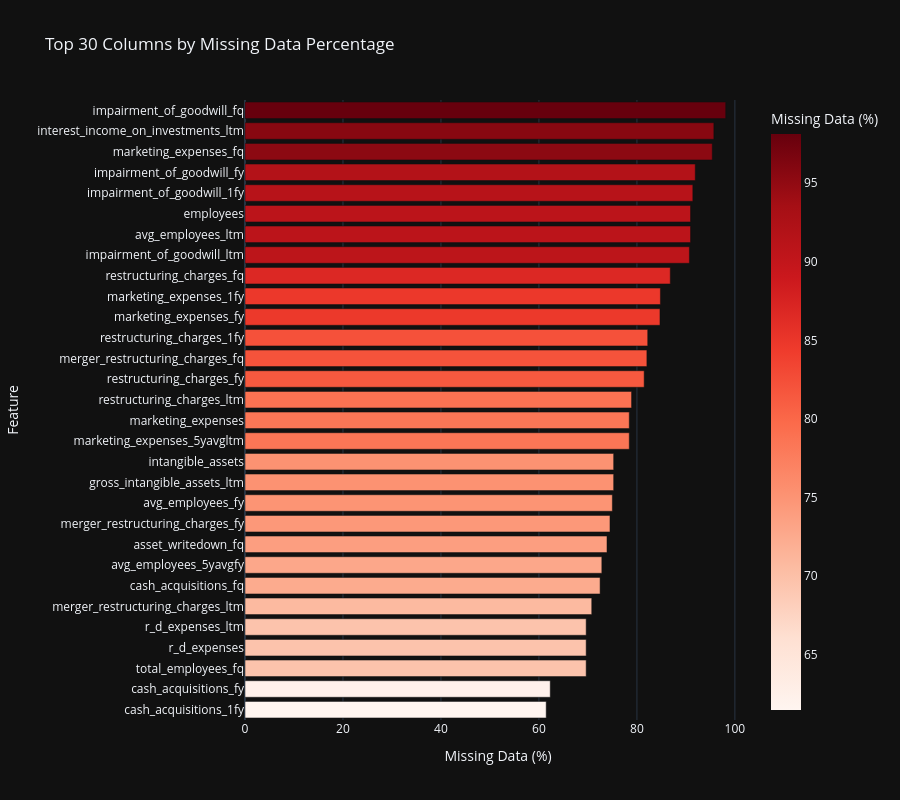
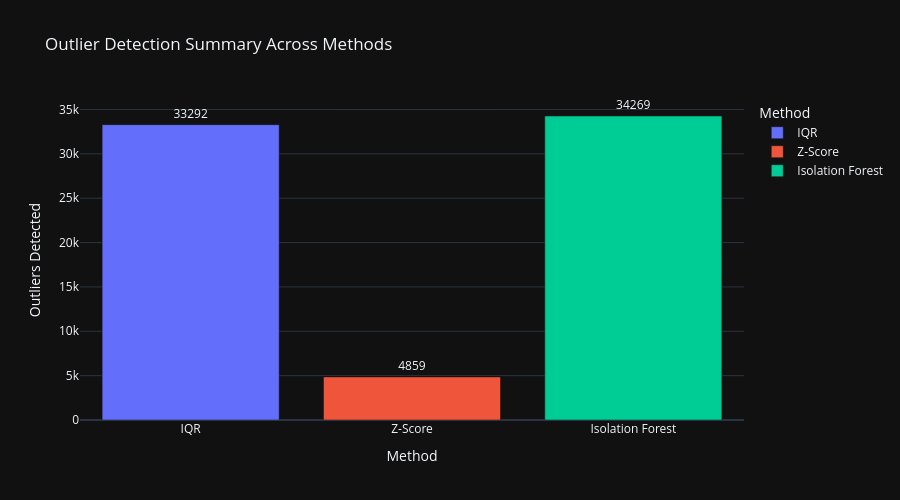
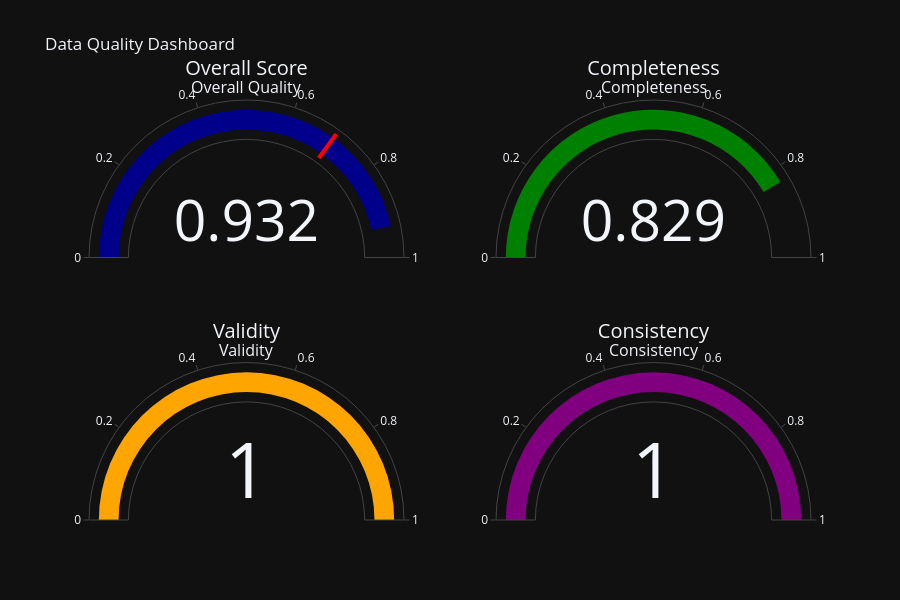

Notebook source saved alongside these figures, in order:
### Code cell
# 📊 Interactive Data Quality Visualizations
print("\n📊 Creating Interactive Data Quality Visualizations...")

# Note: Output directories already created at initialization (all Phase 9.1-9.8 subdirectories)

# 1. Missing Value Heatmap (Interactive Plotly)
missing_pct = (all_stocks_winsorized.isnull().sum() / len(all_stocks_winsorized) * 100).sort_values(ascending=False)
missing_df = pd.DataFrame({
    'Column': missing_pct.index,
    'Missing %': missing_pct.values
    }).head(30)

fig_missing = px.bar(
        missing_df,
        x='Missing %',
        y='Column',
        orientation='h',
        title='Top 30 Columns by Missing Data Percentage',
        labels={'Missing %': 'Missing Data (%)', 'Column': 'Feature'},
        color='Missing %',
        color_continuous_scale='Reds',
        height=800
        )
fig_missing.update_layout(yaxis={'categoryorder': 'total ascending'})
fig_missing.show()

# Save as HTML for interactive viewing
fig_missing.write_html(OUTPUT_DIR / "eda" / "missing_values_heatmap.html")
print(f"✓ Saved: {OUTPUT_DIR / 'eda' / 'missing_values_heatmap.html'}")

# 2. Outlier Detection Summary (Interactive Bar Chart)
outlier_summary = pd.DataFrame({
    'Method': ['IQR', 'Z-Score', 'Isolation Forest'],
    'Outliers Detected': [total_iqr, total_zscore, total_iforest],
    'Columns Analyzed': [len(outliers_iqr), len(outliers_zscore), len(outliers_iforest)]
    })

fig_outliers = px.bar(
        outlier_summary,
        x='Method',
        y='Outliers Detected',
        title='Outlier Detection Summary Across Methods',
        color='Method',
        text='Outliers Detected',
        height=500
        )
fig_outliers.update_traces(texttemplate='%{text}', textposition='outside')
fig_outliers.show()
fig_outliers.write_html(OUTPUT_DIR / "eda" / "outlier_detection_summary.html")
print(f"✓ Saved: {OUTPUT_DIR / 'eda' / 'outlier_detection_summary.html'}")

# 3. Data Quality Score Dashboard (Gauge Charts)
fig_quality = make_subplots(
        rows=2, cols=2,
        specs=[[{'type': 'indicator'}, {'type': 'indicator'}],
               [{'type': 'indicator'}, {'type': 'indicator'}]],
        subplot_titles=('Overall Quality', 'Completeness', 'Validity', 'Consistency')
        )

fig_quality.add_trace(go.Indicator(
        mode="gauge+number",
        value=quality_report.overall_score,
        title={'text': "Overall Score"},
        gauge={'axis': {'range': [0, 1]},
               'bar': {'color': "darkblue"},
               'threshold': {'line': {'color': "red", 'width': 4}, 'thickness': 0.75, 'value': 0.7}}
        ), row=1, col=1)

fig_quality.add_trace(go.Indicator(
        mode="gauge+number",
        value=quality_report.completeness_score,
        title={'text': "Completeness"},
        gauge={'axis': {'range': [0, 1]}, 'bar': {'color': "green"}}
        ), row=1, col=2)

fig_quality.add_trace(go.Indicator(
        mode="gauge+number",
        value=quality_report.validity_score,
        title={'text': "Validity"},
        gauge={'axis': {'range': [0, 1]}, 'bar': {'color': "orange"}}
        ), row=2, col=1)

fig_quality.add_trace(go.Indicator(
        mode="gauge+number",
        value=quality_report.consistency_score,
        title={'text': "Consistency"},
        gauge={'axis': {'range': [0, 1]}, 'bar': {'color': "purple"}}
        ), row=2, col=2)

fig_quality.update_layout(
        title_text="Data Quality Dashboard",
        height=600,
        showlegend=False
        )
fig_quality.show()
fig_quality.write_html(OUTPUT_DIR / "eda" / "data_quality_dashboard.html")
print(f"✓ Saved: {OUTPUT_DIR / 'eda' / 'data_quality_dashboard.html'}")

print(f"\n✅ Section 2 Interactive Visualizations Complete")
# Optionally, print the actual issues
if quality_report.issues:
    print(f"  Issue details:")
    for issue in quality_report.issues[:5]:  # Show first 5 issues
        print(f"    - {issue}")
    if len(quality_report.issues) > 5:
        print(f"    ... and {len(quality_report.issues) - 5} more issues")

### Figure 1 — Plotly figure (JSON) as saved in the notebook; plotly's stock layout.template omitted (floating-point values rounded to 4 significant figures)
{"data": [{"hovertemplate": "Missing Data (%)=%{marker.color}<br>Feature=%{y}<extra></extra>", "legendgroup": "", "marker": {"color": [98.12, 95.71, 95.38, 91.91, 91.42, 90.95, 90.95, 90.72, 86.81, 84.79, 84.71, 82.21, 82.04, 81.48, 78.91, 78.44, 78.44, 75.26, 75.26, 74.99, 74.5, 73.89, 72.84, 72.48, 70.78, 69.64, 69.64, 69.64, 62.31, 61.48], "coloraxis": "coloraxis", "pattern": {"shape": ""}}, "name": "", "orientation": "h", "showlegend": false, "textposition": "auto", "x": [98.12, 95.71, 95.38, 91.91, 91.42, 90.95, 90.95, 90.72, 86.81, 84.79, 84.71, 82.21, 82.04, 81.48, 78.91, 78.44, 78.44, 75.26, 75.26, 74.99, 74.5, 73.89, 72.84, 72.48, 70.78, 69.64, 69.64, 69.64, 62.31, 61.48], "xaxis": "x", "y": ["impairment_of_goodwill_fq", "interest_income_on_investments_ltm", "marketing_expenses_fq", "impairment_of_goodwill_fy", "impairment_of_goodwill_1fy", "avg_employees_ltm", "employees", "impairment_of_goodwill_ltm", "restructuring_charges_fq", "marketing_expenses_1fy", "marketing_expenses_fy", "restructuring_charges_1fy", "merger_restructuring_charges_fq", "restructuring_charges_fy", "restructuring_charges_ltm", "marketing_expenses_5yavgltm", "marketing_expenses", "gross_intangible_assets_ltm", "intangible_assets", "avg_employees_fy", "merger_restructuring_charges_fy", "asset_writedown_fq", "avg_employees_5yavgfy", "cash_acquisitions_fq", "merger_restructuring_charges_ltm", "total_employees_fq", "r_d_expenses", "r_d_expenses_ltm", "cash_acquisitions_fy", "cash_acquisitions_1fy"], "yaxis": "y", "type": "bar"}], "layout": {"xaxis": {"anchor": "y", "domain": [0.0, 1.0], "title": {"text": "Missing Data (%)"}}, "yaxis": {"anchor": "x", "domain": [0.0, 1.0], "title": {"text": "Feature"}, "categoryorder": "total ascending"}, "coloraxis": {"colorbar": {"title": {"text": "Missing Data (%)"}}, "colorscale": [[0.0, "rgb(255,245,240)"], [0.125, "rgb(254,224,210)"], [0.25, "rgb(252,187,161)"], [0.375, "rgb(252,146,114)"], [0.5, "rgb(251,106,74)"], [0.625, "rgb(239,59,44)"], [0.75, "rgb(203,24,29)"], [0.875, "rgb(165,15,21)"], [1.0, "rgb(103,0,13)"]]}, "legend": {"tracegroupgap": 0}, "title": {"text": "Top 30 Columns by Missing Data Percentage"}, "barmode": "relative", "height": 800}}

### Figure 2 — Plotly figure (JSON) as saved in the notebook; plotly's stock layout.template omitted (floating-point values rounded to 4 significant figures)
{"data": [{"hovertemplate": "Method=%{x}<br>Outliers Detected=%{text}<extra></extra>", "legendgroup": "IQR", "marker": {"color": "#636efa", "pattern": {"shape": ""}}, "name": "IQR", "orientation": "v", "showlegend": true, "text": [33290.0], "textposition": "outside", "x": ["IQR"], "xaxis": "x", "y": [33292], "yaxis": "y", "type": "bar", "texttemplate": "%{text}"}, {"hovertemplate": "Method=%{x}<br>Outliers Detected=%{text}<extra></extra>", "legendgroup": "Z-Score", "marker": {"color": "#EF553B", "pattern": {"shape": ""}}, "name": "Z-Score", "orientation": "v", "showlegend": true, "text": [4859.0], "textposition": "outside", "x": ["Z-Score"], "xaxis": "x", "y": [4859], "yaxis": "y", "type": "bar", "texttemplate": "%{text}"}, {"hovertemplate": "Method=%{x}<br>Outliers Detected=%{text}<extra></extra>", "legendgroup": "Isolation Forest", "marker": {"color": "#00cc96", "pattern": {"shape": ""}}, "name": "Isolation Forest", "orientation": "v", "showlegend": true, "text": [34270.0], "textposition": "outside", "x": ["Isolation Forest"], "xaxis": "x", "y": [34269], "yaxis": "y", "type": "bar", "texttemplate": "%{text}"}], "layout": {"xaxis": {"anchor": "y", "domain": [0.0, 1.0], "title": {"text": "Method"}, "categoryorder": "array", "categoryarray": ["IQR", "Z-Score", "Isolation Forest"]}, "yaxis": {"anchor": "x", "domain": [0.0, 1.0], "title": {"text": "Outliers Detected"}}, "legend": {"title": {"text": "Method"}, "tracegroupgap": 0}, "title": {"text": "Outlier Detection Summary Across Methods"}, "barmode": "relative", "height": 500}}

### Figure 3 — Plotly figure (JSON) as saved in the notebook; plotly's stock layout.template omitted (floating-point values rounded to 4 significant figures)
{"data": [{"gauge": {"axis": {"range": [0, 1]}, "bar": {"color": "darkblue"}, "threshold": {"line": {"color": "red", "width": 4}, "thickness": 0.75, "value": 0.7}}, "mode": "gauge+number", "title": {"text": "Overall Score"}, "value": 0.9317, "type": "indicator", "domain": {"x": [0.0, 0.45], "y": [0.625, 1.0]}}, {"gauge": {"axis": {"range": [0, 1]}, "bar": {"color": "green"}}, "mode": "gauge+number", "title": {"text": "Completeness"}, "value": 0.8293, "type": "indicator", "domain": {"x": [0.55, 1.0], "y": [0.625, 1.0]}}, {"gauge": {"axis": {"range": [0, 1]}, "bar": {"color": "orange"}}, "mode": "gauge+number", "title": {"text": "Validity"}, "value": 1.0, "type": "indicator", "domain": {"x": [0.0, 0.45], "y": [0.0, 0.375]}}, {"gauge": {"axis": {"range": [0, 1]}, "bar": {"color": "purple"}}, "mode": "gauge+number", "title": {"text": "Consistency"}, "value": 1.0, "type": "indicator", "domain": {"x": [0.55, 1.0], "y": [0.0, 0.375]}}], "layout": {"annotations": [{"font": {"size": 16}, "showarrow": false, "text": "Overall Quality", "x": 0.225, "xanchor": "center", "xref": "paper", "y": 1.0, "yanchor": "bottom", "yref": "paper"}, {"font": {"size": 16}, "showarrow": false, "text": "Completeness", "x": 0.775, "xanchor": "center", "xref": "paper", "y": 1.0, "yanchor": "bottom", "yref": "paper"}, {"font": {"size": 16}, "showarrow": false, "text": "Validity", "x": 0.225, "xanchor": "center", "xref": "paper", "y": 0.375, "yanchor": "bottom", "yref": "paper"}, {"font": {"size": 16}, "showarrow": false, "text": "Consistency", "x": 0.775, "xanchor": "center", "xref": "paper", "y": 0.375, "yanchor": "bottom", "yref": "paper"}], "title": {"text": "Data Quality Dashboard"}, "height": 600, "showlegend": false}}
